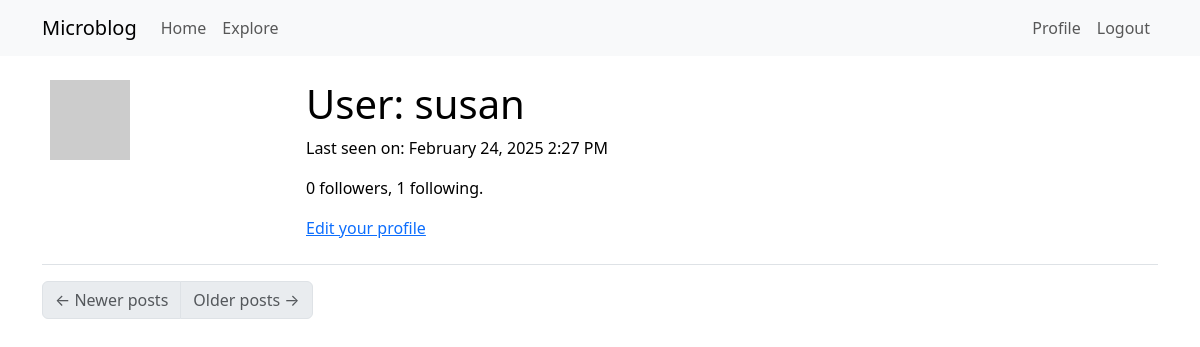
The app's page /user/susan (signed in), older data.
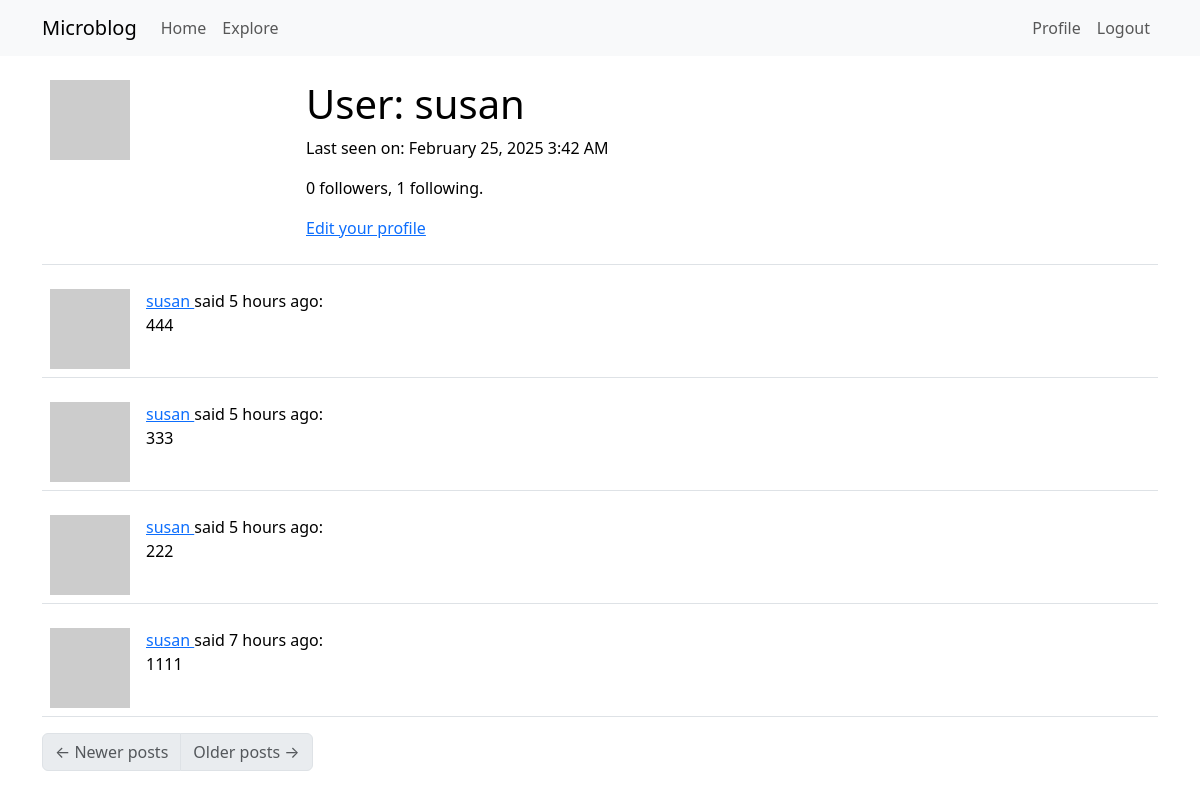
The same page, newer data.
### src/models.py (models this page shows, shortened)
class User(UserMixin, db.Model):
    id = db.Column(db.Integer,primary_key = True)
    username = db.Column(db.String(64),index=True,unique=True )
    email = db.Column(db.String(120),index=True,unique=True)
    password_hash = db.Column(db.String(128))
    posts = db.relationship('Post',backref='author',lazy='dynamic')
    about_me = db.Column(db.String(140))
    last_seen = db.Column(db.DateTime,default=datetime.utcnow)
    followed = db.relationship(
        'User', secondary=followers,
        primaryjoin=(followers.c.follower_id == id),
        secondaryjoin=(followers.c.followed_id == id),
        backref=db.backref('followers', lazy='dynamic'), lazy='dynamic')
    def avatar(self,size):
        digest = md5(self.email.lower().encode('utf-8')).hexdigest()
        return 'https://www.gravatar.com/avatar/{}?d=identicon&s={}'.format(
            digest,
            size
        )
    @login.user_loader
    def load_user(id):
        return User.query.get(int(id))

class Post(db.Model):
    id = dn=db.Column(db.Integer,primary_key=True)
    body = db.Column(db.String(140))
    timestamp = db.Column(db.DateTime,index=True,default=datetime.utcnow) #使用UTC时间
    user_id = db.Column(db.Integer,db.ForeignKey('user.id'))

### src/routes.py (the view)
@app.route("/user/<username>")
@login_required
def user(username):
    user = User.query.filter_by(username=username).first_or_404() #获取不到用户时，返回404
    page = request.args.get('page', 1, type=int)
    posts = user.posts.order_by(Post.timestamp.desc()).paginate(
        page=page, per_page=app.config['POSTS_PER_PAGE'], error_out=False)
    next_url = url_for('user', username=user.username, page=posts.next_num) \
        if posts.has_next else None
    prev_url = url_for('user', username=user.username, page=posts.prev_num) \
        if posts.has_prev else None
    return render_template('user.html', user=user, posts=posts.items,
                           next_url=next_url, prev_url=prev_url)

### src/routes.py (called while the page is built)
@app.before_request
def before_request():
    if current_user.is_authenticated:
        current_user.last_seen = datetime.utcnow()
        db.session.commit()

### src/templates/user.html (shortened to what this page needs)
{% extends "base.html" %}
{% block content %}
    <table class="table table-hover">
        <tr>
            <td width="256px"><img src="{{ user.avatar(256) }}"></td>
            <td>
                <h1>User: {{ user.username }}</h1>
                {% if user.last_seen %}
                <p>Last seen on: {{ moment(user.last_seen).format('LLL') }}</p>
                {% endif %}
                <p>{{ user.followers.count() }} followers, {{ user.followed.count() }} following.</p>
                {% if user == current_user %}
                <p><a href="{{ url_for('edit_profile') }}">Edit your profile</a></p>
                {% endif %}
            </td>
        </tr>
    </table>
    {% for post in posts %}
        {% include '_post.html' %}
    {% endfor %}
    <nav aria-label="Post navigation">
        <ul class="pagination">
            <li class="page-item{% if not prev_url %} disabled{% endif %}">
                <a class="page-link" href="{{ prev_url }}">
                    <span aria-hidden="true">&larr;</span> Newer posts
                </a>
            </li>
            <li class="page-item{% if not next_url %} disabled{% endif %}">
                <a class="page-link" href="{{ next_url }}">
                    Older posts <span aria-hidden="true">&rarr;</span>
                </a>
            </li>
        </ul>
    </nav>
{% endblock %}

### src/templates/_post.html
<table class="table table-hover">
    <tr>
        <td width="70px">
            <a href="{{ url_for('user', username=post.author.username) }}">
                <img src="{{ post.author.avatar(70) }}" />
            </a>
        </td>
        <td>
            <a href="{{ url_for('user', username=post.author.username) }}">
                {{ post.author.username }}
            </a>
            said {{ moment(post.timestamp).fromNow() }}:
            <br>
            {{ post.body }}
        </td>
    </tr>
</table>

Row changes from the older to the newer data that the page shows:
changed User "susan": last_seen "February 24, 2025 2:27 PM" → "February 25, 2025 3:42 AM"
added Post: author.username "susan", timestamp "5 hours ago", body "444"
added Post: author.username "susan", timestamp "5 hours ago", body "333"
added Post: author.username "susan", timestamp "5 hours ago", body "222"
added Post: author.username "susan", timestamp "7 hours ago", body "1111"
